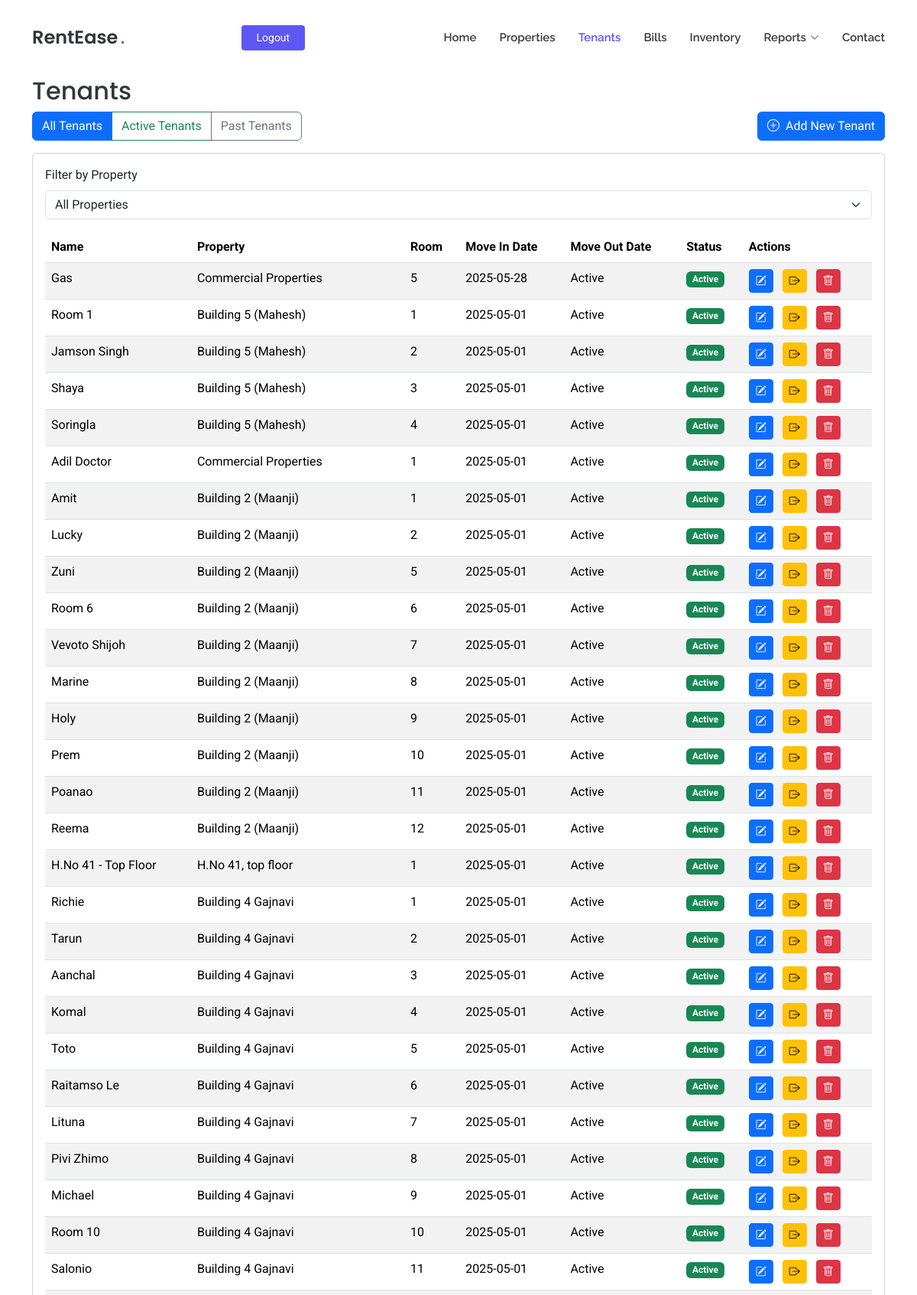
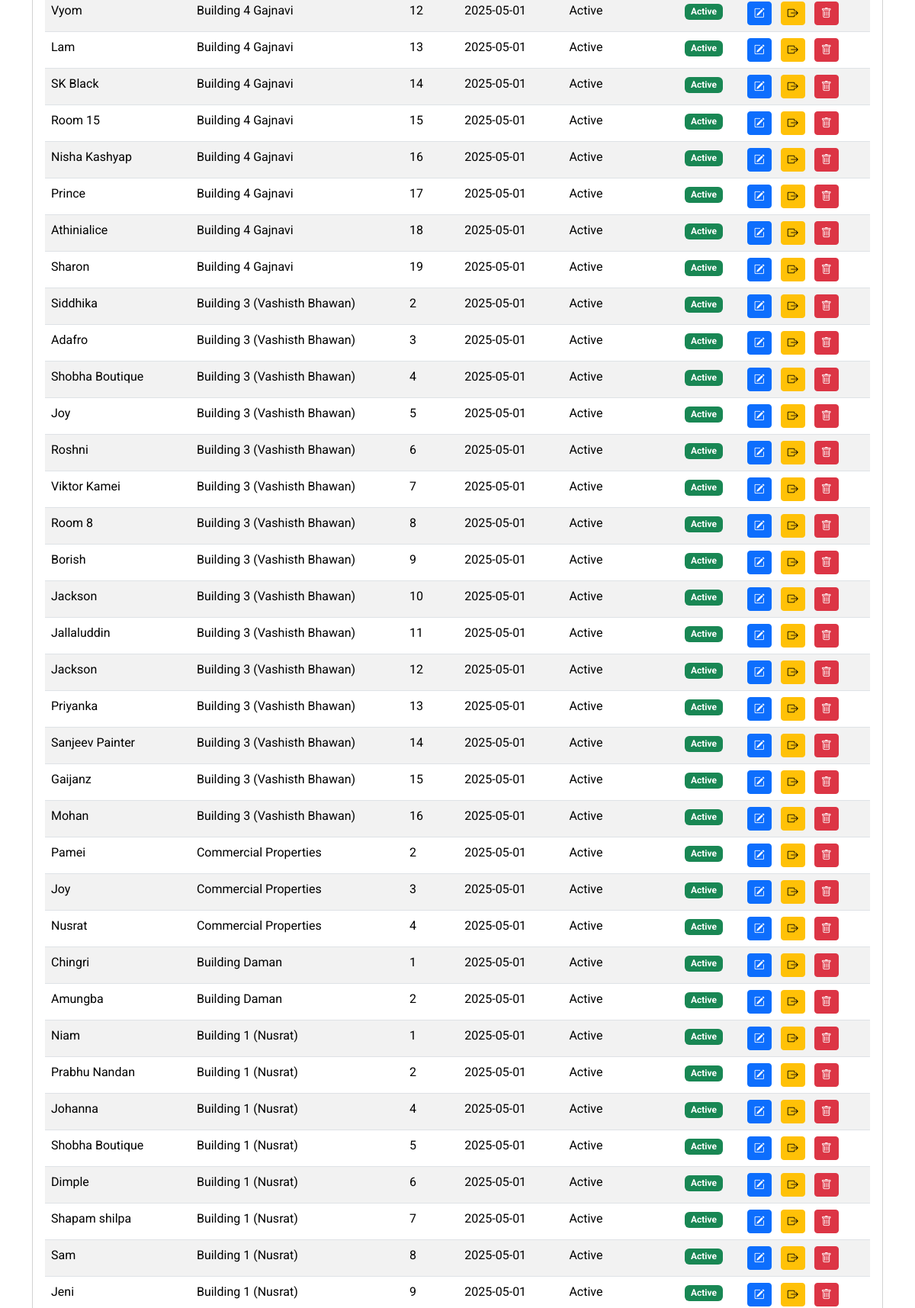
The app's page /list-tenants (signed in, upper part) with its own data (2 pictures, top to bottom).
### tables this page shows
CREATE TABLE tenants
                 (id INTEGER PRIMARY KEY AUTOINCREMENT,
                  name TEXT NOT NULL,
                  property_id INTEGER NOT NULL,
                  room_id INTEGER NOT NULL,
                  phone_number TEXT NOT NULL,
                  move_in_date DATE NOT NULL,
                  police_verification TEXT, email TEXT, move_out_date DATE,
                  FOREIGN KEY (property_id) REFERENCES properties (id),
                  FOREIGN KEY (room_id) REFERENCES rooms (id));

CREATE TABLE properties
                 (id INTEGER PRIMARY KEY AUTOINCREMENT,
                  name TEXT NOT NULL,
                  address TEXT NOT NULL,
                  user_id INTEGER NOT NULL,
                  FOREIGN KEY (user_id) REFERENCES users (id));

CREATE TABLE rooms
                 (id INTEGER PRIMARY KEY AUTOINCREMENT,
                  property_id INTEGER NOT NULL,
                  room_config_id INTEGER NOT NULL,
                  room_number INTEGER NOT NULL, media_url TEXT, is_available BOOLEAN DEFAULT TRUE,
                  FOREIGN KEY (property_id) REFERENCES properties (id),
                  FOREIGN KEY (room_config_id) REFERENCES room_configurations (id));

### app/routes.py (the view)
@app.route('/list-tenants')
def list_tenants():
    if 'user_id' not in session:
        flash('Please login to access this page', 'warning')
        return redirect(url_for('login'))
    status_filter = request.args.get('status', 'all')  # 'all', 'active', or 'past'
    conn = get_db()
    c = conn.cursor()
    properties = c.execute('SELECT * FROM properties WHERE user_id = ?',
                         (session['user_id'],)).fetchall()
    formatted_properties = []
    for prop in properties:
        formatted_properties.append({
            'id': prop[0],
            'name': prop[1],
            'address': prop[2]
        })
    query = '''
        SELECT t.id, t.name, t.property_id, t.room_id, t.phone_number, t.email,
               t.move_in_date, t.move_out_date, t.police_verification,
               p.name as property_name,
               rc.room_type, rc.rent, rc.electricity_charge, rc.water_charge,
               r.room_number
        FROM tenants t
        JOIN properties p ON t.property_id = p.id
        JOIN rooms r ON t.room_id = r.id
        JOIN room_configurations rc ON r.room_config_id = rc.id
        WHERE p.user_id = ?
    '''
    if status_filter == 'active':
        query += ' AND t.move_out_date IS NULL'
    elif status_filter == 'past':
        query += ' AND t.move_out_date IS NOT NULL'
    query += ' ORDER BY t.move_in_date DESC'
    tenants = c.execute(query, (session['user_id'],)).fetchall()
    formatted_tenants = []
    for tenant in tenants:
        police_verification_url = None
        if tenant[8]:  # police_verification field
            try:
                _, police_verification_url = tenant[8].split('|')
            except:
                pass
        formatted_tenants.append({
            'id': tenant[0],
            'name': tenant[1],
            'property_id': tenant[2],
            'room_id': tenant[3],
            'phone_number': tenant[4],
            'email': tenant[5],
            'move_in_date': tenant[6],
            'move_out_date': tenant[7],
            'police_verification': police_verification_url,
            'property_name': tenant[9],
            'room_type': tenant[10],
            'rent': tenant[11],
            'electricity_charge': tenant[12],
            'water_charge': tenant[13],
            'room_number': tenant[14]
        })
    conn.close()
    return render_template('list_tenants.html',
                         properties=formatted_properties,
                         tenants=formatted_tenants,
                         status_filter=status_filter)

### app/routes.py (called while the page is built)
def get_db():
    conn = sqlite3.connect('rentease.db')
    conn.row_factory = sqlite3.Row
    return conn

### app/templates/list_tenants.html (shortened to what this page needs)
<!DOCTYPE html>
<html lang="en">
<head>
  <link href="{{ url_for('static', filename='assets/vendor/bootstrap/css/bootstrap.min.css') }}" rel="stylesheet">
  <link href="{{ url_for('static', filename='assets/vendor/bootstrap-icons/bootstrap-icons.css') }}" rel="stylesheet">
  <link href="{{ url_for('static', filename='assets/vendor/aos/aos.css') }}" rel="stylesheet">
  <link href="{{ url_for('static', filename='assets/css/main.css') }}" rel="stylesheet">
</head>
<body class="index-page">
  <header id="header" class="header d-flex align-items-center fixed-top">
    <div class="container position-relative d-flex align-items-center justify-content-between">
      <a href="{{ url_for('index') }}" class="logo d-flex align-items-center me-auto me-xl-0">
        <h1 class="sitename">RentEase</h1><span>.</span>
      </a>
      <nav id="navmenu" class="navmenu">
        <ul>
          <li><a href="{{ url_for('index') }}#hero">Home</a></li>
          <li><a href="{{ url_for('index') }}#properties">Properties</a></li>
          <li><a href="{{ url_for('list_tenants') }}" class="active">Tenants</a></li>
          <li><a href="{{ url_for('index') }}#bills">Bills</a></li>
          <li><a href="{{ url_for('index') }}#inventory">Inventory</a></li>
          <li class="dropdown">
            <a href="#"><span>Reports</span> <i class="bi bi-chevron-down toggle-dropdown"></i></a>
          </li>
          <li><a href="{{ url_for('index') }}#contact">Contact</a></li>
        </ul>
      </nav>
      {% if session.get('user_id') %}
        <a class="btn-getstarted" href="{{ url_for('logout') }}">Logout</a>
      {% else %}
        <a class="btn-getstarted me-1" href="{{ url_for('login') }}">Login</a>
        <a class="btn-getstarted" href="{{ url_for('register') }}">Register</a>
      {% endif %}
    </div>
  </header>
  <main class="main" style="margin-top: 100px;">
    <div class="container mt-4">
        <h2>Tenants</h2>
        <div class="d-flex justify-content-between align-items-center mb-3">
            <div class="btn-group" role="group">
                <a href="{{ url_for('list_tenants', status='all') }}"
                   class="btn btn-outline-primary {% if status_filter == 'all' %}active{% endif %}">
                    All Tenants
                </a>
                <a href="{{ url_for('list_tenants', status='active') }}"
                   class="btn btn-outline-success {% if status_filter == 'active' %}active{% endif %}">
                    Active Tenants
                </a>
                <a href="{{ url_for('list_tenants', status='past') }}"
                   class="btn btn-outline-secondary {% if status_filter == 'past' %}active{% endif %}">
                    Past Tenants
                </a>
            </div>
            <a href="{{ url_for('add_tenant') }}" class="btn btn-primary">
                <i class="bi bi-plus-circle me-2"></i>Add New Tenant
            </a>
        </div>
        <div class="card">
          <div class="card-body">
            <div class="mb-3">
              <label for="propertyFilter" class="form-label">Filter by Property</label>
              <select class="form-select" id="propertyFilter">
                <option value="">All Properties</option>
              </select>
            </div>
            <div class="table-responsive">
              <table class="table table-striped">
                <thead>
                  <tr>
                    <th>Name</th>
                    <th>Property</th>
                    <th>Room</th>
                    <th>Move In Date</th>
                    <th>Move Out Date</th>
                    <th>Status</th>
                    <th>Actions</th>
                  </tr>
                </thead>
                <tbody>
                  {% for tenant in tenants %}
                  <tr data-property-id="{{ tenant.property_id|string }}">
                    <td>{{ tenant.name }}</td>
                    <td>{{ tenant.property_name }}</td>
                    <td>{{ tenant.room_number }}</td>
                    <td>{{ tenant.move_in_date }}</td>
                    <td>{{ tenant.move_out_date or 'Active' }}</td>
                    <td>
                      {% if not tenant.move_out_date %}
                        <span class="badge bg-success">Active</span>
                      {% else %}
                        <span class="badge bg-secondary">Past Tenant</span>
                      {% endif %}
                    </td>
                    <td>
                      <a href="{{ url_for('edit_tenant', tenant_id=tenant.id) }}" class="btn btn-sm btn-primary me-2" data-bs-toggle="tooltip" data-bs-placement="top" title="Edit Tenant">
                        <i class="bi bi-pencil-square"></i>
                      </a>
                      {% if not tenant.move_out_date %}
                        <button type="button" class="btn btn-sm btn-warning me-2" data-bs-toggle="modal" data-bs-target="#moveOutModal{{ tenant.id }}" data-tooltip-title="Move Out Tenant">
                          <i class="bi bi-box-arrow-right"></i>
                        </button>
                      {% endif %}
                      <button type="button" class="btn btn-sm btn-danger" data-bs-toggle="modal" data-bs-target="#deleteModal{{ tenant.id }}" data-tooltip-title="Delete Tenant">
                        <i class="bi bi-trash"></i>
                      </button>
                    </td>
                  </tr>
                  {% endfor %}
                </tbody>
              </table>
            </div>
          </div>
        </div>
    </div>
  </main>
</body>
</html>

### app/static/assets/css/main.css (style rules this page uses)
:root { --default-font: "Roboto", system-ui, -apple-system, "Segoe UI", Roboto, "Helvetica Neue", Arial, "Noto Sans", "Liberation Sans", sans-serif, "Apple Color Emoji", "Segoe UI Emoji", "Segoe UI Symbol", "Noto Color Emoji"; --heading-font: "Poppins", sans-serif; --nav-font: "Raleway", sans-serif; }
:root { --background-color: #ffffff; --default-color: #212529; --heading-color: #32353a; --accent-color: #5d57f4; --surface-color: #ffffff; --contrast-color: #ffffff; }
:root { --nav-color: #3a3939; --nav-hover-color: #5d57f4; --nav-mobile-background-color: #ffffff; --nav-dropdown-background-color: #ffffff; --nav-dropdown-color: #3a3939; --nav-dropdown-hover-color: #5d57f4; }
:root { scroll-behavior: smooth; }
body { color: var(--default-color); background-color: var(--background-color); font-family: var(--default-font); }
a { color: var(--accent-color); text-decoration: none; transition: 0.3s; }
h1, h2, h3, h4, h5, h6 { color: var(--heading-color); font-family: var(--heading-font); }
.header { --background-color: rgba(255, 255, 255, 0); color: var(--default-color); background-color: var(--background-color); padding: 20px 0; transition: all 0.5s; z-index: 997; }
.header .logo { line-height: 1; }
.header .logo h1 { font-size: 24px; margin: 0; font-weight: 600; color: var(--heading-color); }
.header .logo span { color: var(--accent-color); font-size: 24px; font-weight: 600; padding-left: 3px; }
.header .btn-getstarted, .header .btn-getstarted:focus { color: var(--contrast-color); background: var(--accent-color); font-size: 14px; padding: 8px 26px; margin: 0; border-radius: 4px; transition: 0.3s; }
@media (max-width: 1200px) { .header .logo { order: 1; } }
@media (max-width: 1200px) { .header .btn-getstarted { order: 2; margin: 0 15px 0 0; padding: 6px 20px; } }
@media (max-width: 1200px) { .header .navmenu { order: 3; } }
@media (min-width: 1200px) { .navmenu { padding: 0; } }
@media (min-width: 1200px) { .navmenu ul { margin: 0; padding: 0; display: flex; list-style: none; align-items: center; } }
@media (min-width: 1200px) { .navmenu li { position: relative; } }
@media (min-width: 1200px) { .navmenu a, .navmenu a:focus { color: var(--nav-color); padding: 18px 15px; font-size: 15px; font-family: var(--nav-font); font-weight: 600; display: flex; align-items: center; justify-content: space-between; white-space: nowrap; transition: 0.3s; } }
@media (min-width: 1200px) { .navmenu a i, .navmenu a:focus i { font-size: 12px; line-height: 0; margin-left: 5px; transition: 0.3s; } }
@media (min-width: 1200px) { .navmenu li:last-child a { padding-right: 0; } }
@media (min-width: 1200px) { .navmenu li:hover>a, .navmenu .active, .navmenu .active:focus { color: var(--nav-hover-color); } }

### records on screen
tenants: name "Gas", property_name "Commercial Properties", room_number "5", move_in_date "2025-05-28", move_out_date "Active"
tenants: name "Room 1", property_name "Building 5 (Mahesh)", room_number "1", move_in_date "2025-05-01", move_out_date "Active"
tenants: name "Jamson Singh", property_name "Building 5 (Mahesh)", room_number "2", move_in_date "2025-05-01", move_out_date "Active"
tenants: name "Shaya", property_name "Building 5 (Mahesh)", room_number "3", move_in_date "2025-05-01", move_out_date "Active"
tenants: name "Soringla", property_name "Building 5 (Mahesh)", room_number "4", move_in_date "2025-05-01", move_out_date "Active"
tenants: name "Adil Doctor", property_name "Commercial Properties", room_number "1", move_in_date "2025-05-01", move_out_date "Active"
tenants: name "Amit", property_name "Building 2 (Maanji)", room_number "1", move_in_date "2025-05-01", move_out_date "Active"
tenants: name "Lucky", property_name "Building 2 (Maanji)", room_number "2", move_in_date "2025-05-01", move_out_date "Active"
tenants: name "Zuni", property_name "Building 2 (Maanji)", room_number "5", move_in_date "2025-05-01", move_out_date "Active"
tenants: name "Room 6", property_name "Building 2 (Maanji)", room_number "6", move_in_date "2025-05-01", move_out_date "Active"
tenants: name "Vevoto Shijoh", property_name "Building 2 (Maanji)", room_number "7", move_in_date "2025-05-01", move_out_date "Active"
tenants: name "Marine", property_name "Building 2 (Maanji)", room_number "8", move_in_date "2025-05-01", move_out_date "Active"
tenants: name "Holy", property_name "Building 2 (Maanji)", room_number "9", move_in_date "2025-05-01", move_out_date "Active"
tenants: name "Prem", property_name "Building 2 (Maanji)", room_number "10", move_in_date "2025-05-01", move_out_date "Active"
tenants: name "Poanao", property_name "Building 2 (Maanji)", room_number "11", move_in_date "2025-05-01", move_out_date "Active"
tenants: name "Reema", property_name "Building 2 (Maanji)", room_number "12", move_in_date "2025-05-01", move_out_date "Active"
tenants: name "H.No 41 - Top Floor", property_name "H.No 41, top floor", room_number "1", move_in_date "2025-05-01", move_out_date "Active"
tenants: name "Richie", property_name "Building 4 Gajnavi", room_number "1", move_in_date "2025-05-01", move_out_date "Active"
tenants: name "Tarun", property_name "Building 4 Gajnavi", room_number "2", move_in_date "2025-05-01", move_out_date "Active"
tenants: name "Aanchal", property_name "Building 4 Gajnavi", room_number "3", move_in_date "2025-05-01", move_out_date "Active"
tenants: name "Komal", property_name "Building 4 Gajnavi", room_number "4", move_in_date "2025-05-01", move_out_date "Active"
tenants: name "Toto", property_name "Building 4 Gajnavi", room_number "5", move_in_date "2025-05-01", move_out_date "Active"
tenants: name "Raitamso Le", property_name "Building 4 Gajnavi", room_number "6", move_in_date "2025-05-01", move_out_date "Active"
tenants: name "Lituna", property_name "Building 4 Gajnavi", room_number "7", move_in_date "2025-05-01", move_out_date "Active"
tenants: name "Pivi Zhimo", property_name "Building 4 Gajnavi", room_number "8", move_in_date "2025-05-01", move_out_date "Active"
tenants: name "Michael", property_name "Building 4 Gajnavi", room_number "9", move_in_date "2025-05-01", move_out_date "Active"
tenants: name "Room 10", property_name "Building 4 Gajnavi", room_number "10", move_in_date "2025-05-01", move_out_date "Active"
tenants: name "Salonio", property_name "Building 4 Gajnavi", room_number "11", move_in_date "2025-05-01", move_out_date "Active"
tenants: name "Vyom", property_name "Building 4 Gajnavi", room_number "12", move_in_date "2025-05-01", move_out_date "Active"
tenants: name "Lam", property_name "Building 4 Gajnavi", room_number "13", move_in_date "2025-05-01", move_out_date "Active"
tenants: name "SK Black", property_name "Building 4 Gajnavi", room_number "14", move_in_date "2025-05-01", move_out_date "Active"
tenants: name "Room 15", property_name "Building 4 Gajnavi", room_number "15", move_in_date "2025-05-01", move_out_date "Active"
tenants: name "Nisha Kashyap", property_name "Building 4 Gajnavi", room_number "16", move_in_date "2025-05-01", move_out_date "Active"
tenants: name "Prince", property_name "Building 4 Gajnavi", room_number "17", move_in_date "2025-05-01", move_out_date "Active"
tenants: name "Athinialice", property_name "Building 4 Gajnavi", room_number "18", move_in_date "2025-05-01", move_out_date "Active"
tenants: name "Sharon", property_name "Building 4 Gajnavi", room_number "19", move_in_date "2025-05-01", move_out_date "Active"
tenants: name "Siddhika", property_name "Building 3 (Vashisth Bhawan)", room_number "2", move_in_date "2025-05-01", move_out_date "Active"
tenants: name "Adafro", property_name "Building 3 (Vashisth Bhawan)", room_number "3", move_in_date "2025-05-01", move_out_date "Active"
tenants: name "Shobha Boutique", property_name "Building 3 (Vashisth Bhawan)", room_number "4", move_in_date "2025-05-01", move_out_date "Active"
tenants: name "Joy", property_name "Building 3 (Vashisth Bhawan)", room_number "5", move_in_date "2025-05-01", move_out_date "Active"
tenants: name "Roshni", property_name "Building 3 (Vashisth Bhawan)", room_number "6", move_in_date "2025-05-01", move_out_date "Active"
tenants: name "Viktor Kamei", property_name "Building 3 (Vashisth Bhawan)", room_number "7", move_in_date "2025-05-01", move_out_date "Active"
tenants: name "Room 8", property_name "Building 3 (Vashisth Bhawan)", room_number "8"
